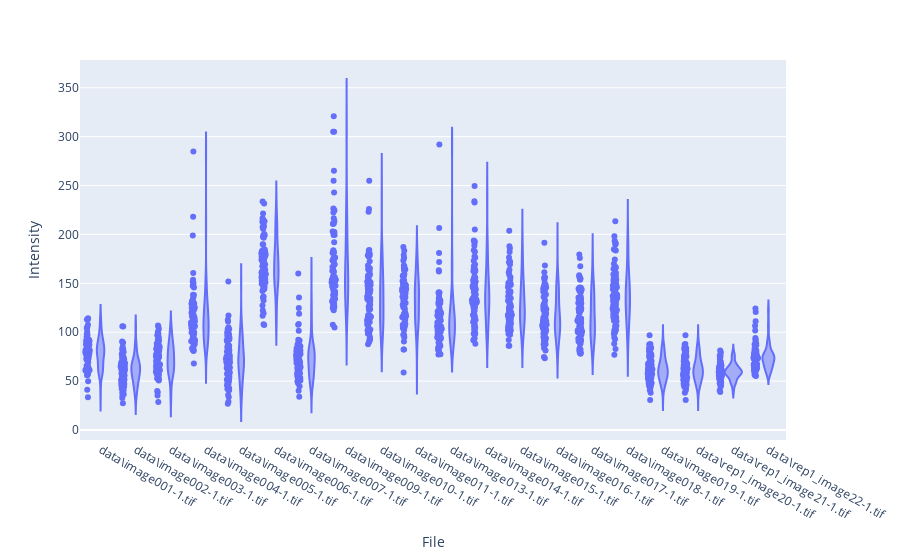

The cell this chart's notebook holds for it:
### Code cell
px.violin(df, x='File', y='Intensity', points='all')

### Figure 1 — Plotly figure (JSON) as saved in the notebook; plotly's stock layout.template omitted (floating-point values rounded to 4 significant figures; data arrays with more than 128 entries replaced by an {"elided": "..."} marker saying what was removed)
{"data": [{"alignmentgroup": "True", "box": {"visible": false}, "hovertemplate": "File=%{x}<br>Intensity=%{y}<extra></extra>", "legendgroup": "", "marker": {"color": "#636efa"}, "name": "", "offsetgroup": "", "orientation": "v", "points": "all", "scalegroup": "True", "showlegend": false, "type": "violin", "x": {"elided": "1676 str values"}, "x0": " ", "xaxis": "x", "y": {"elided": "1676 float values"}, "y0": " ", "yaxis": "y"}], "layout": {"legend": {"tracegroupgap": 0}, "margin": {"t": 60}, "violinmode": "group", "xaxis": {"anchor": "y", "domain": [0, 1], "title": {"text": "File"}}, "yaxis": {"anchor": "x", "domain": [0, 1], "title": {"text": "Intensity"}}}}
